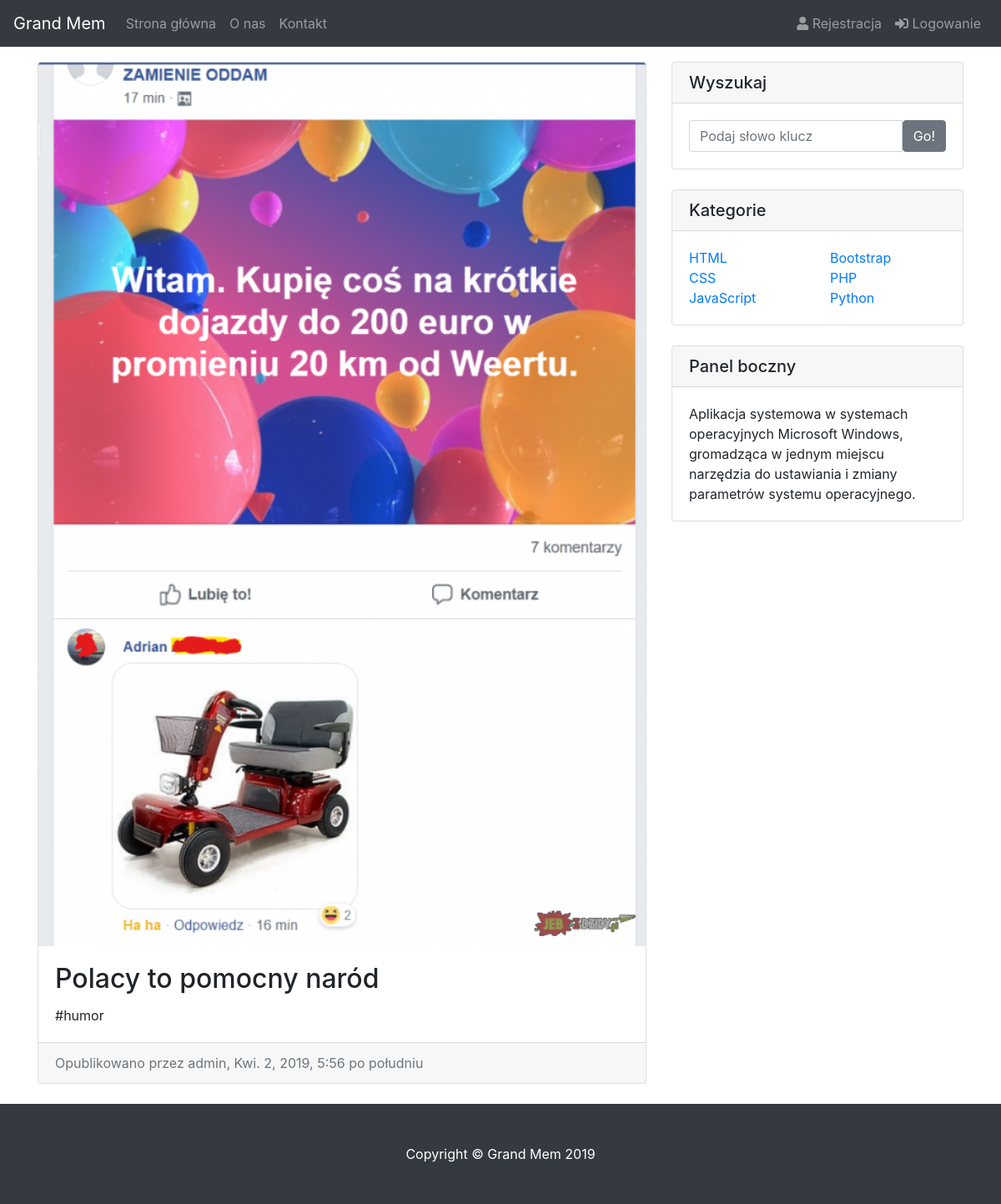
Page /mem/3/ on the committed database.
### post/models.py (models this page shows, shortened)
class Mem(models.Model):
    title = models.CharField(max_length=100)
    content = models.TextField()
    image = models.ImageField(default='default.jpg', upload_to='mems', blank=True)
    date_posted = models.DateTimeField(default=timezone.now)
    author = models.ForeignKey(User, on_delete=models.CASCADE)

### post/views.py (the view)
# urls.py: path('mem/<int:pk>/', MemDetailView.as_view(), name='mem-detail'),
class MemDetailView(DetailView):
    model = Mem

### post/templates/post/mem_detail.html (shortened to what this page needs)
﻿{% extends "post/base.html" %}
{% block content %}
<div class="row">
	<div class="col-md-8">
	<br>
	<div class="card mb-4">
		<img class="card-img-top" src="{{ object.image.url }}">
		<div class="card-body">
			<h2 class="card-title">{{ object.title }}</h2>
			<p class="card-text">{{ object.content }}</p>
		</div>
		<div class="card-footer text-muted">
			Opublikowano przez  {{ object.author }}, {{ object.date_posted }}
		</div>
	</div>
</div>
	<div class="col-md-4">
		<div class="card my-4">
			<h5 class="card-header">Wyszukaj</h5>
			<div class="card-body">
				<div class="input-group">
					<input type="text" class="form-control" placeholder="Podaj słowo klucz">
					<span class="input-group-btn">
						<button class="btn btn-secondary" type="button">Go!</button>
					</span>
				</div>
			</div>
		</div>
	<div class="card my-4">
		<h5 class="card-header">Kategorie</h5>
			<div class="card-body">
				<div class="row">
					<div class="col-lg-6">
						<ul class="list-unstyled mb-0">
							<li>
								<a href="#">HTML</a>
							</li>
							<li>
								<a href="#">CSS</a>
							</li>
							<li>
								<a href="#">JavaScript</a>
							</li>
						</ul>
					</div>
				<div class="col-lg-6">
					<ul class="list-unstyled mb-0">
						<li>
							<a href="#">Bootstrap</a>
						</li>
						<li>
							<a href="#">PHP</a>
						</li>
						<li>
							<a href="#">Python</a>
						</li>
					</ul>
				</div>
			</div>
		</div>
	</div>
	<div class="card my-4">
		<h5 class="card-header">Panel boczny</h5>
		<div class="card-body">
			Aplikacja systemowa w systemach operacyjnych Microsoft Windows, gromadząca w jednym miejscu narzędzia do ustawiania i zmiany parametrów systemu operacyjnego.
		</div>
	</div>
	</div>
</div>
</div>
{% endblock content %}

### post/static/css/main.css (style rules this page uses)
body { margin-top: -30px; }

### rows in the picture
Mem: image (picture), title "Polacy to pomocny naród", content "#humor", author "admin", date_posted "Kwi. 2, 2019, 5:56 po południu"
